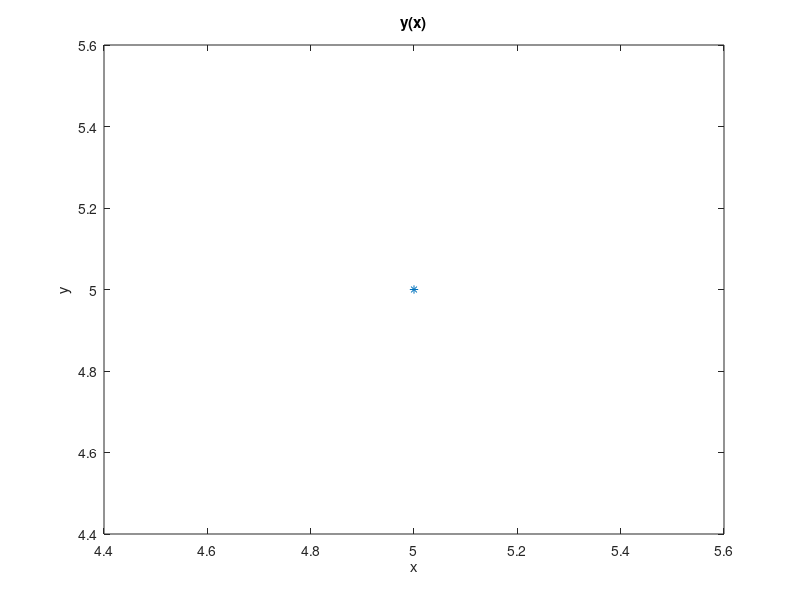

Source code (MATLAB):
%approx2
%Approximerar data punkter till ett polyom
%Skriv vilka vektor som ska användas för x och y axeln
x=input('Ange mätpukter för x-axeln (workspace): ');
y=input('Ange mätpunkter för y-axeln (workspace): ');
%Ser till att x och y är lika stora
if length(x)~=length(y);
    disp('Vektorerna är olika långa, programmet funkar ej')
    
    %När vektorerna är lika stora kan programmet fortsätta
else

%Ange gradtal för approx
G=input('Ange till vilken polynom grad som mätdatan ska anpassas till: ');
%antal steg, kan sättas lätt till ett förbestämt tal
n=input('Ange antal punkter som den approximerar (mer noggrant desto högre tal): ');


%skapar polynom
p=polyfit(x,y,G);

%skapar en tät x och y axel
xx=linspace(x(1),x(end),n);
fxx=polyval(p,xx);

%plottar allt
plot(x,y,'*');
hold on;
plot(xx,fxx);
hold off;
%Just nu är titlarna på diagrammet generella. Går att fixa input/ändra
%väldigt lätt
xlabel('x')
ylabel('y')
title('y(x)')

%end till if statement
end